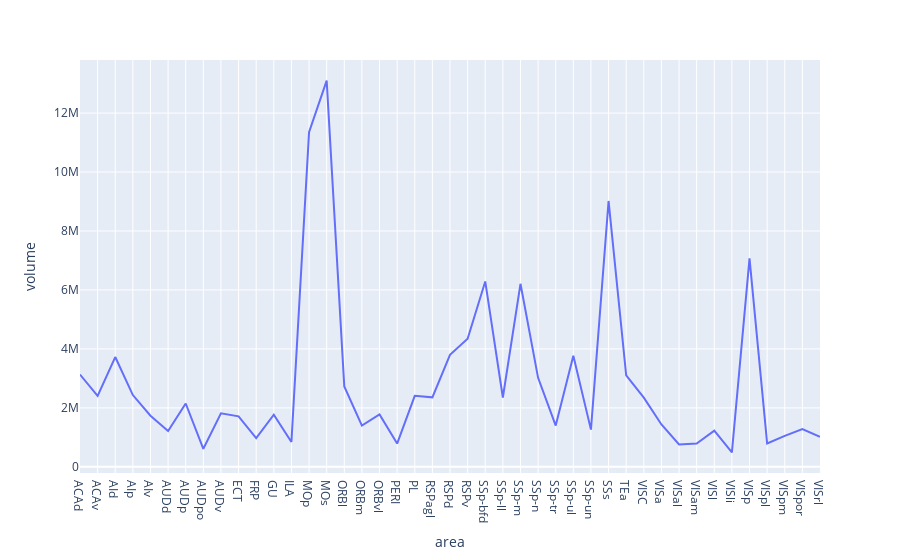

The notebook cell this image was saved under:
### Code cell
fig = px.line(volume_df, 'area', 'volume')
fig.show()
fig.write_image("figure/loadDataProcessing/areaVolume.svg", width=1000, height=350, scale=1)

### Figure 1 — Plotly figure (JSON) as saved in the notebook; plotly's stock layout.template omitted (floating-point values rounded to 4 significant figures)
{"data": [{"hovertemplate": "area=%{x}<br>volume=%{y}<extra></extra>", "legendgroup": "", "line": {"color": "#636efa", "dash": "solid"}, "marker": {"symbol": "circle"}, "mode": "lines", "name": "", "orientation": "v", "showlegend": false, "type": "scatter", "x": ["ACAd", "ACAv", "AId", "AIp", "AIv", "AUDd", "AUDp", "AUDpo", "AUDv", "ECT", "FRP", "GU", "ILA", "MOp", "MOs", "ORBl", "ORBm", "ORBvl", "PERI", "PL", "RSPagl", "RSPd", "RSPv", "SSp-bfd", "SSp-ll", "SSp-m", "SSp-n", "SSp-tr", "SSp-ul", "SSp-un", "SSs", "TEa", "VISC", "VISa", "VISal", "VISam", "VISl", "VISli", "VISp", "VISpl", "VISpm", "VISpor", "VISrl"], "xaxis": "x", "y": [3131334, 2408528, 3724650, 2434626, 1734830, 1214826, 2148996, 612204, 1818222, 1712238, 973876, 1768314, 844322, 11351334, 13099028, 2728124, 1399370, 1776786, 789792, 2410398, 2357084, 3799386, 4347166, 6287780, 2352126, 6209620, 3019080, 1401698, 3769462, 1262332, 9018162, 3102282, 2349560, 1439164, 758224, 792558, 1225624, 492086, 7074134, 794466, 1048764, 1282404, 1017664], "yaxis": "y"}], "layout": {"legend": {"tracegroupgap": 0}, "margin": {"t": 60}, "xaxis": {"anchor": "y", "domain": [0, 1], "title": {"text": "area"}}, "yaxis": {"anchor": "x", "domain": [0, 1], "title": {"text": "volume"}}}}
